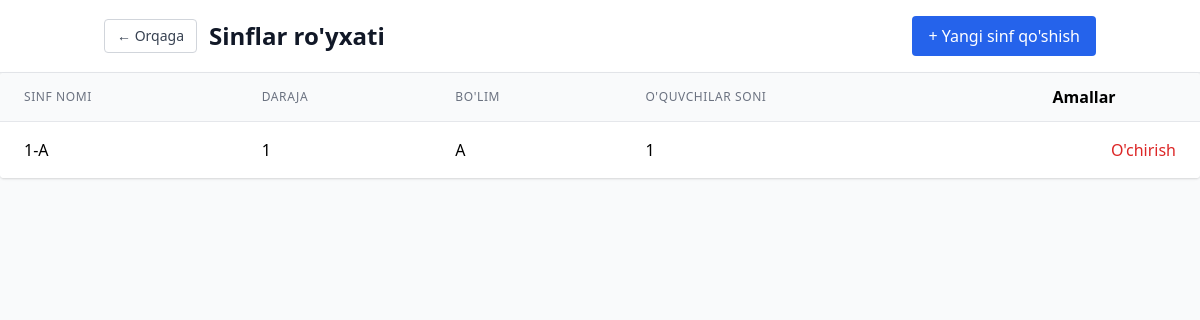
Page /manager/classes/ (signed in) on the committed database.
### main_app/models.py (models this page shows, shortened)
class Class(models.Model):
    name = models.CharField(max_length=10, unique=True, verbose_name="Sinf nomi")
    grade_level = models.IntegerField(
        validators=[MinValueValidator(1), MaxValueValidator(11)],
        verbose_name="Sinf darajasi"
    )
    section = models.CharField(max_length=5, verbose_name="Bo'lim")
    created_at = models.DateTimeField(auto_now_add=True)
    @property
    def student_count(self):
        return self.students.count()
    class Meta:
        verbose_name = "Sinf"
        verbose_name_plural = "Sinflar"
        ordering = ['grade_level', 'section']

### main_app/views.py (the view)
# urls.py: path('manager/classes/', views.manager_classes, name='manager_classes'),
@login_required
def manager_classes(request):
    if request.user.role != 'manager':
        messages.error(request, "Sizda bu sahifaga kirish huquqi yo'q")
        return redirect('feedback:login')
    classes = Class.objects.annotate(
        student_count_annotated=Count('students'),
        avg_score=Avg('students__evaluations__scores__value')
    ).prefetch_related('students', 'teacher_set')
    week_start = timezone.now().date() - timedelta(days=timezone.now().weekday())
    for cls in classes:
        cls.teacher = cls.teacher_set.first()
        weekly_evaluated = Evaluation.objects.filter(
            student__class_assigned=cls,
            created_at__date__gte=week_start
        ).values('student').distinct().count()
        cls.weekly_evaluated = weekly_evaluated
        cls.weekly_percentage = (
            (weekly_evaluated / cls.student_count_annotated * 100)
            if cls.student_count_annotated > 0 else 0
        )
        cls.top_student = cls.students.annotate(
            avg_score=Avg('evaluations__scores__value')
        ).order_by('-avg_score').first()
    total_classes = classes.count()
    total_students = sum(cls.student_count_annotated for cls in classes)
    avg_score = (
        sum(cls.avg_score or 0 for cls in classes) / total_classes
        if total_classes > 0 else 0
    )
    context = {
        'classes': classes,
        'total_classes': total_classes,
        'total_students': total_students,
        'avg_score': round(avg_score or 0, 1),
    }
    return render(request, 'manager/classes.html', context)

### templates/manager/classes.html (shortened to what this page needs)
{% extends 'base.html' %}
{% block content %}
<div class="min-h-screen bg-gray-50">
    <header class="bg-white shadow-sm border-b">
        <div class="container mx-auto px-4 py-4 flex flex-col sm:flex-row sm:items-center sm:justify-between gap-3 text-center sm:text-left">
            <div class="flex flex-col sm:flex-row sm:items-center sm:gap-3 gap-2">
                <a href="{% url 'feedback:manager_dashboard' %}"
                class="inline-flex items-center justify-center px-3 py-1.5 border border-gray-300 text-sm font-medium rounded text-gray-700 bg-white hover:bg-gray-50">
                    ← Orqaga
                </a>
                <h1 class="text-2xl font-bold text-gray-900">Sinflar ro'yxati</h1>
            </div>
            <div class="flex justify-center sm:justify-end">
                <a href="{% url 'feedback:manager_classes_create' %}"
                class="inline-flex items-center justify-center px-4 py-2 bg-blue-600 text-white rounded hover:bg-blue-700">
                    + Yangi sinf qo'shish
                </a>
            </div>
        </div>
    </header>
    <div class="bg-white shadow rounded overflow-hidden">
        <div class="overflow-x-auto">
            <table class="min-w-full divide-y divide-gray-200">
                <thead class="bg-gray-50">
                    <tr>
                        <th class="px-6 py-3 text-left text-xs font-medium text-gray-500 uppercase tracking-wider">Sinf nomi</th>
                        <th class="px-6 py-3 text-left text-xs font-medium text-gray-500 uppercase tracking-wider">Daraja</th>
                        <th class="px-6 py-3 text-left text-xs font-medium text-gray-500 uppercase tracking-wider">Bo'lim</th>
                        <th class="px-6 py-3 text-left text-xs font-medium text-gray-500 uppercase tracking-wider">O'quvchilar soni</th>
                        <th class="px-6 py-3">Amallar</th>
                    </tr>
                </thead>
                <tbody class="bg-white divide-y divide-gray-200">
                    {% for class_obj in classes %}
                    <tr>
                        <td class="px-6 py-4 whitespace-nowrap">{{ class_obj.name }}</td>
                        <td class="px-6 py-4 whitespace-nowrap">{{ class_obj.grade_level }}</td>
                        <td class="px-6 py-4 whitespace-nowrap">{{ class_obj.section }}</td>
                        <td class="px-6 py-4 whitespace-nowrap">{{ class_obj.student_count }}</td>
                        <td class="px-6 py-4 whitespace-nowrap text-right">
                            <a href="{% url 'feedback:manager_class_delete' class_obj.id %}" class="text-red-600 hover:text-red-800" onclick="return confirm('Haqiqatan ham ushbu sinfni o‘chirmoqchimisiz?');">
                                O'chirish
                            </a>
                        </td>
                    </tr>
                    {% empty %}
                    <tr>
                        <td colspan="5" class="px-6 py-4 text-center text-gray-500">Hech qanday sinf mavjud emas</td>
                    </tr>
                    {% endfor %}
                </tbody>
            </table>
        </div>
    </div>
</div>
{% endblock %}

### static/css/style.css (style rules this page uses)
body { font-family: "Segoe UI", Tahoma, Geneva, Verdana, sans-serif; background-color: #f8f9fa; }

### rows in the picture
Class: name "1-A", grade_level "1", section "A", student_count "1"
